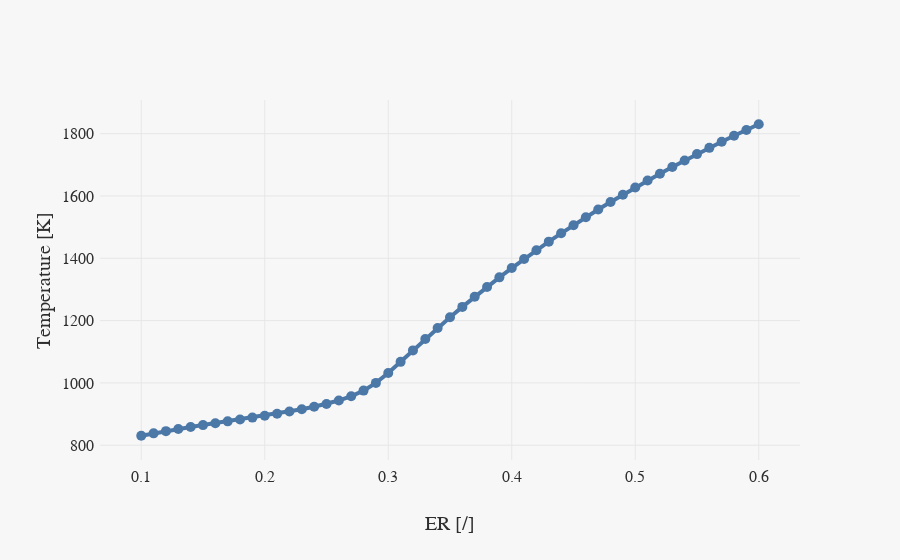

Notebook code cell kept with this figure:
### Markdown cell above
We now plot the calculated temperatures of the exit stream as a function of the fuel-to-air mass ratio.

### Code cell
from reaktplot import *

fig = Figure()
fig.xaxisTitle("ER [/]")
fig.yaxisTitle("Temperature [K]")
fig.drawLineWithMarkers(table['ER'], table["Temperature"], name="temp")
n_tot = table["n(Gases)"]
n_tot = np.array(n_tot)
'''
fig.drawLineWithMarkers(table['phi_O'], table["n(CH4)"]/n_tot, name="n(CH4")
fig.drawLineWithMarkers(table['phi_O'], table["n(CO)"]/n_tot, name="n(CO)")
fig.drawLineWithMarkers(table['phi_O'], table["n(CO2)"]/n_tot, name="n(CO2)")
fig.drawLineWithMarkers(table['phi_O'], table["n(N2)"]/n_tot, name="n(N2)")
fig.drawLineWithMarkers(table['phi_O'], table["n(H2)"]/n_tot, name="n(H2)")
'''
fig.height(1000)
fig.show()
fig.save('figure.png')
#n_tot

### Figure 1 — Plotly figure (JSON) as saved in the notebook; plotly's stock layout.template omitted (floating-point values rounded to 4 significant figures)
{"data": [{"mode": "lines+markers", "name": "temp", "type": "scatter", "x": [0.1, 0.11, 0.12, 0.13, 0.14, 0.15, 0.16, 0.17, 0.18, 0.19, 0.2, 0.21, 0.22, 0.23, 0.24, 0.25, 0.26, 0.27, 0.28, 0.29, 0.3, 0.31, 0.32, 0.33, 0.34, 0.35, 0.36, 0.37, 0.38, 0.39, 0.4, 0.41, 0.42, 0.43, 0.44, 0.45, 0.46, 0.47, 0.48, 0.49, 0.5, 0.51, 0.52, 0.53, 0.54, 0.55, 0.56, 0.57, 0.58, 0.59, 0.6], "y": [830.4, 838.0, 845.2, 851.9, 858.3, 864.6, 870.6, 876.6, 882.6, 888.6, 894.8, 901.2, 908.0, 915.3, 923.3, 932.5, 943.4, 957.1, 975.2, 999.9, 1032.0, 1068.0, 1104.0, 1141.0, 1176.0, 1211.0, 1244.0, 1276.0, 1308.0, 1339.0, 1369.0, 1398.0, 1426.0, 1453.0, 1480.0, 1506.0, 1532.0, 1556.0, 1581.0, 1604.0, 1627.0, 1650.0, 1672.0, 1693.0, 1714.0, 1734.0, 1754.0, 1774.0, 1793.0, 1812.0, 1830.0]}], "layout": {"autosize": true, "xaxis": {"autorange": true, "range": [0.06796, 0.632], "title": {"text": "ER [/]"}, "type": "linear"}, "yaxis": {"autorange": true, "range": [765.0, 1896.0], "title": {"text": "Temperature [K]"}, "type": "linear"}}}
